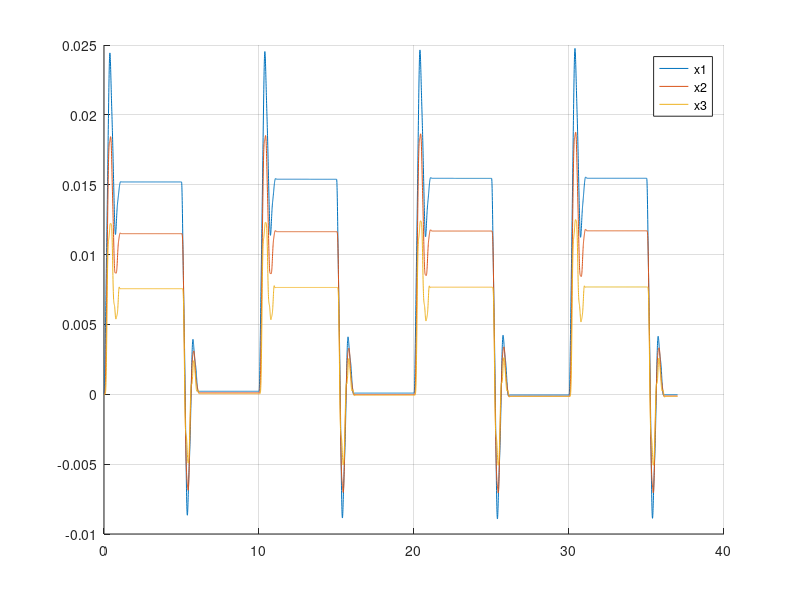

The MATLAB script that drew this image: (Note: this script raises an error after producing the figure.)
close all;
clear;
clc;

% Load folder data
addpath('data_3DOFsystem');
file = dir(fullfile('data_3DOFsystem', '*.mat'));

load data_steps
x1;

% number count per encoder revolution is costant
number_count = 0.0706/16000;

% evaluate displacement 
Displacement.x1 = x1 * number_count;
Displacement.x2 = x2 * number_count;
Displacement.x3 = x3 * number_count;

% plot figure
figure();
hold on
plot(t, Displacement.x1)
plot(t, Displacement.x2)
plot(t, Displacement.x3)
grid()
legend('x1', 'x2','x3')
hold off

%save('mydata.mat', 'Displacement')

%% simbolic matrix
syms m1 m2 m3 c1 c2 c3 k1 k2 k3 x1__ x2__ x3__ x1_ x2_ x3_ sx1 sx2 sx3 c12 c23

% mass matrix [M]
M = [m1 0 0; 0 m2 0; 0 0 m3];

% damping matric [C]
C = [c1 0 0; 0 c2 0; 0 0 c3];

% stifness matrix [K]
K = [k1 -k1 0; -k1 k2+k1 -k2; 0 -k2 k2+k3];

% compute matrix [G(s)]
syms s
A = M * s^2 + C*s + K;

% compute det([G(s)])
det = det(A);

% compute inverse inv([G(s)])
num = inv(A);

%% search the value for theta 

% assign numerical value
m1 = 1.2;
m2 = 1.3;
m3 = 1.4;

k1 = 800;
k2 = k1;
k3 = 400;

c1 = 3;
c2 = 2;
c3 = 2;

% costant force parameters

%servo amp gain
k_a = 2;

% Servo motor Torque
k_t = 0.1;

% Motor Pinioon pitch radius inverse
k_mp = 26.25;

% force 
F = zeros(length(t), 3);
f = (k_a * k_t * k_mp) * v;

F(:,1) = f;

% compute transfer function
s = tf('s');

den = 1/(k1*k2*k3 + c1*k1*k2*s + c1*k1*k3*s + c2*k1*k2*s + c1*k2*k3*s + c2*k1*k3*s + c3*k1*k2*s + c1*c2*c3*s^3 + c1*c2*k2*s^2 + c1*c3*k1*s^2 + c1*c2*k3*s^2 + c1*c3*k2*s^2 + c2*c3*k1*s^2 + c1*c2*m3*s^4 + c1*c3*m2*s^4 + c2*c3*m1*s^4 + c1*k1*m3*s^3 + c1*k2*m2*s^3 + c2*k2*m1*s^3 + c3*k1*m1*s^3 + c1*k2*m3*s^3 + c1*k3*m2*s^3 + c2*k1*m3*s^3 + c2*k3*m1*s^3 + c3*k1*m2*s^3 + c3*k2*m1*s^3 + c1*m2*m3*s^5 + c2*m1*m3*s^5 + c3*m1*m2*s^5 + k1*k2*m1*s^2 + k1*k2*m2*s^2 + k1*k3*m1*s^2 + k1*k2*m3*s^2 + k1*k3*m2*s^2 + k2*k3*m1*s^2 + k1*m1*m3*s^4 + k2*m1*m2*s^4 + k1*m2*m3*s^4 + k2*m1*m3*s^4 + k3*m1*m2*s^4 + m1*m2*m3*s^6);
num = inv([[ m1*s^2 + c1*s + k1,                     -k1,                       0]
[                -k1, m2*s^2 + c2*s + k1 + k2,                     -k2]
[                  0,                     -k2, m3*s^2 + c3*s + k2 + k3]]);

% transfer fuction
G = tf(num,den)
figure();
[YS,TS,XS] = lsim(G,F,t);


% compare plot
figure(1)
hold on
plot(t,YS)
hold off
figure();
plot(TS, YS)

%% compute a new estimatimation for the voltage-to-force coefficient

%% Dummy values for mech quantities (AW trial 1)

P = [1.2 1.3 1.4 0 0 3 2 2 800 800 800 600 0 0 ];

%% Define dummy system with previous dummy mech quantities

[A, B, C, D] = ss_mech_linear(P);

sys_dum = ss(A,B,C,D);


%%
options = optimset('PlotFcns',@optimplotfval);
fun = @(x)100*(x(2) - x(1)^2)^2 + (1 - x(1))^2;
x0 = [-1.2,1];
x = fminsearch(fun,x0,options)

%%


rng default % for reproducibility
tdata = 0:0.1:10;
ydata = 40*exp(-0.5*tdata) + randn(size(tdata));
fun = @(x)sseval(x,tdata,ydata);

x0 = rand(2,1);
bestx = fminsearch(fun,x0)


A = bestx(1);
lambda = bestx(2);
yfit = A*exp(-lambda*tdata);
plot(tdata,ydata,'*');
hold on
plot(tdata,yfit,'r');
xlabel('tdata')
ylabel('Response Data and Curve')
title('Data and Best Fitting Exponential Curve')
legend('Data','Fitted Curve')
hold off

function sse = sseval(x,tdata,ydata)
A = x(1);
lambda = x(2);
sse = sum((ydata - A*exp(-lambda*tdata)).^2);
end
